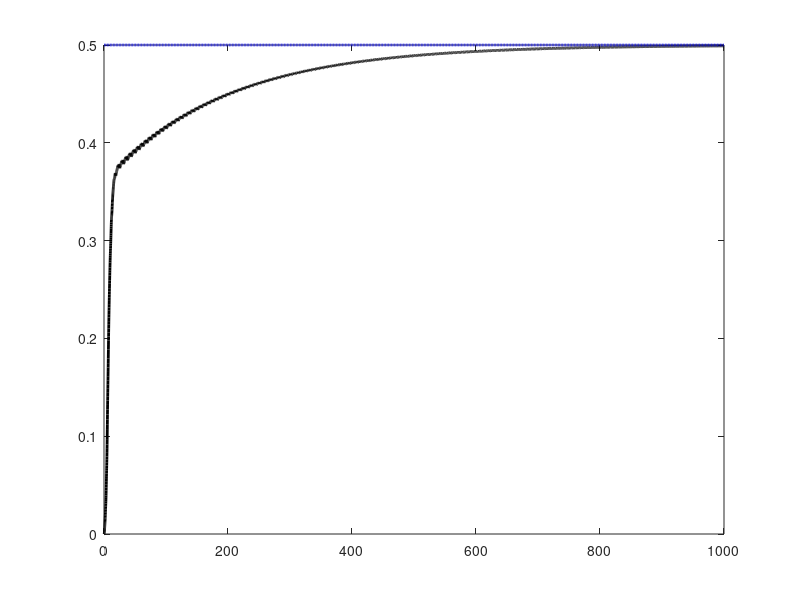
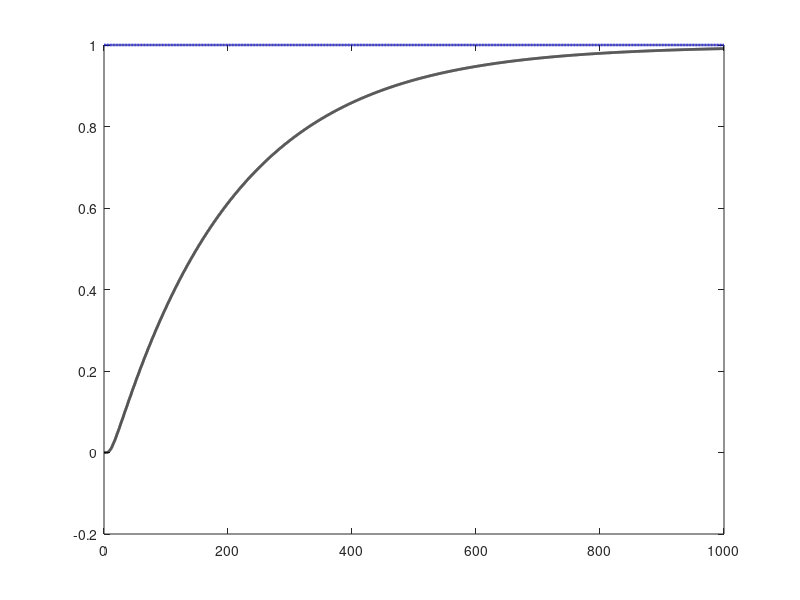

The MATLAB script that drew these images, in order:
close all
clear all

%%%%%%%%%%%%%%%%%%%%%%%%%%%
% simulation data - first order system - two unknown parameters
% y/u = b0 / (s + a1s)
%%%%%%%%%%%%%%%%%%%%%%%%%%%
pkg load control;
kp = 0.5;
a1 = 1;
num = [0 kp];
den = [1 a1];
ftx = tf(num,den);

dt = 0.1;
tMax = 100;

N = tMax/dt;
T = 0:dt:N;
% input
%u = ones(1,N/dt+1);

u = 0.5*sin(T) + 1.2*cos(2*T);
%u = 0.1*cos((pi/7)*T) + 0.05*sin((pi/5)*T);
[Y,T] = lsim(ftx,u,T);

%%%%%%%%%%%%%%%%%%%%%%%%%%%%%%%%%%%%%%%%%%
% gradient method J integral
%%%%%%%%%%%%%%%%%%%%%%%%%%%%%%%%%%%%%%%%%%

Erro(1)     = 0;
theta(:,1)  = [0;0];
gamma_1 = 0.5;
gamma_2 = 0.1;
Gamma = [gamma_1 0;
         0 gamma_2];
alpha = 1;

%Filtros
f_z = tf([1 0], [1 2]);
z = lsim(f_z, Y, T);

f_phi_1 = tf([0 1],[1 2]);
f_phi_2 = tf([0 1], [1 2]);

phi_1 = lsim(f_phi_1, u, T);
phi_2 = lsim(f_phi_2, -Y, T);

k = 2;

theta_1_star = 0.5;
theta_2_star = 1;

theta_1_star = theta_1_star * ones(1, length(T));
theta_2_star = theta_2_star * ones(1, length(T));

beta = 0.1; %para função de custo integral

q(:,1) = [0;0];
R(:,:,1) = [0 0; 0 0];

for k = 1:N/dt
   Phi(:,k)   = [phi_1(k); phi_2(k)];
   m2          = 1 + alpha*Phi(:,k)'*Phi(:,k);
   q(:,k+1) = q(:,k) + dt*(-beta * q(:,k) - ((z(k) * Phi(:,k)) / m2));
   R(:,:,k+1) = R(:,:,k) + dt*(-beta * R(:,:,k) + ((Phi(:,k)*Phi(:,k)')/m2));
   theta(:,k+1) = theta(:,k) + dt*(-Gamma*(R(:,:,k+1)*theta(:,k) + q(:,k+1)));
endfor

plot(T, theta(1,:), 'k', 'LineWidth', 2, T, theta_1_star, 'b--', 'LineWidth', 2);
figure;
plot(T, theta(2,:), 'k', 'LineWidth', 2, T, theta_2_star, 'b--', 'LineWidth', 2);

clear;

